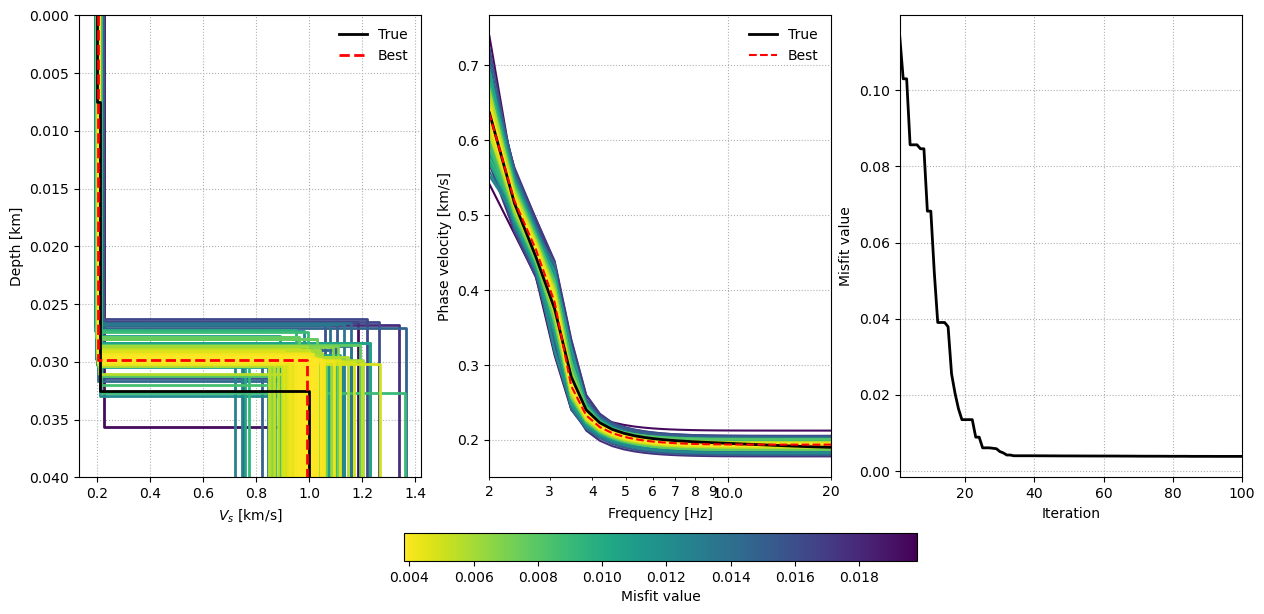

The Python source for this figure:
import numpy as np

import matplotlib.pyplot as plt
from matplotlib.ticker import ScalarFormatter
from matplotlib.cm import ScalarMappable
from matplotlib.colors import Normalize
from mpl_toolkits.axes_grid1.inset_locator import inset_axes

from disba import PhaseDispersion, depthplot

from evodcinv import EarthModel, Layer, Curve


# Generate synthetic data
# Example taken from <https://www.geopsy.org/wiki/index.php/Dispersion_curve_inversion>
velocity_model = np.array([
    [7.5, 500.0, 200.0, 1700.0],
    [25.0, 1350.0, 210.0, 1900.0],
    [0.0, 2000.0, 1000.0, 2500.0],
]) * 1.0e-3

pd = PhaseDispersion(*velocity_model.T)
f = np.linspace(2.0, 20.0, 50)
t = 1.0 / f[::-1]
cp = pd(t, mode=0, wave="rayleigh")

# Initialize model
model = EarthModel()

# Build model search boundaries from top to bottom
# First argument is the bounds of layer's thickness [km]
# Second argument is the bounds of layer's S-wave velocity [km/s]
model.add(Layer([0.001, 0.1], [0.1, 3.0]))
model.add(Layer([0.001, 0.1], [0.1, 3.0]))

# Constant density (=2 g/cm3)
# First argument is P-wawe velocity [km/s]
density = lambda vp: 2.0

# Configure model
model.configure(
    optimizer="cpso",
    misfit="rmse",
    density=density,
    optimizer_args={
        "popsize": 10,
        "maxiter": 100,
        "workers": -1,
        "seed": 0,
    },
)

# Define dispersion curves to invert
curves = [Curve(cp.period, cp.velocity, 0, "rayleigh", "phase")]

# Run inversion
# See stochopy's documentation for optimizer options <https://keurfonluu.github.io/stochopy/>
res = model.invert(curves)
res = res.threshold(0.02)

# Plot results
fig, ax = plt.subplots(1, 3, figsize=(15, 6))

for a in ax:
    a.grid(True, linestyle=":")

zmax = 0.04
cmap = "viridis_r"

# Velocity model
res.plot_model(
    "vs",
    zmax=zmax,
    show="all",
    ax=ax[0],
    plot_args={"cmap": cmap},
)
depthplot(
    velocity_model[:, 0],
    velocity_model[:, 2],
    zmax=zmax,
    ax=ax[0],
    plot_args={
        "color": "black",
        "linewidth": 2,
        "label": "True",
    },
)
res.plot_model(
    "vs",
    zmax=zmax,
    show="best",
    ax=ax[0],
    plot_args={
        "color": "red",
        "linestyle": "--",
        "label": "Best",
    },
)
ax[0].legend(loc=1, frameon=False)

# Dispersion curve
res.plot_curve(
    t, 0, "rayleigh", "phase",
    show="all",
    ax=ax[1],
    plot_args={
        "type": "semilogx",
        "xaxis": "frequency",
        "cmap": cmap,
    },
)
ax[1].semilogx(
    1.0 / cp.period, cp.velocity,
    color="black",
    linewidth=2,
    label="True",
)
res.plot_curve(
    t, 0, "rayleigh", "phase",
    show="best",
    ax=ax[1],
    plot_args={
        "type": "semilogx",
        "xaxis": "frequency",
        "color": "red",
        "linestyle": "--",
        "label": "Best",
    },
)
ax[1].set_xlim(2.0, 20.0)
ax[1].xaxis.set_major_formatter(ScalarFormatter())
ax[1].xaxis.set_minor_formatter(ScalarFormatter())
ax[1].legend(loc=1, frameon=False)

# Misfit
res.plot_misfit(ax=ax[2])

# Colorbar
norm = Normalize(vmin=res.misfits.min(), vmax=res.misfits.max())
smap = ScalarMappable(norm=norm, cmap=cmap)
axins = inset_axes(
    ax[1],
    width="150%",
    height="6%",
    loc="lower center",
    borderpad=-6.0,
)

cb = plt.colorbar(smap, cax=axins, orientation="horizontal")
cb.set_label("Misfit value")

plt.show()
